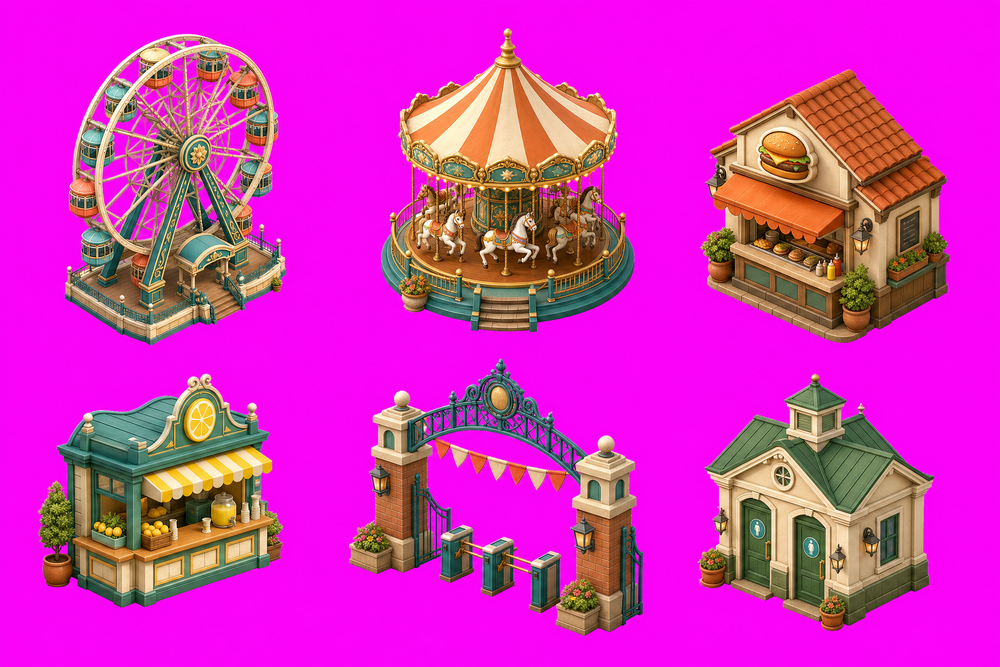
#> input picture art/atlas-buildings.png, 1000 x 667 px, shrunk from 2016 x 1344 before the run
$ python extract-assets.py ../art/atlas-buildings.png ../art/atlas-nature.png 5
#> lines starting #> are read from the running program, lines starting #| are printed output that depends on the picture
from PIL import Image
from pathlib import Path
import numpy as np
import sys
source=Path(sys.argv[1]); names=sys.argv[2].split(','); cols=int(sys.argv[3]) if len(sys.argv)>3 else 3; rows=(len(names)+cols-1)//cols
im=Image.open(source).convert('RGBA'); w,h=im.size
#> after `w, h = im.size`: w = 1000; h = 667
for i,name in enumerate(names):
 if name=='skip': continue
 cell=im.crop((round(i%cols*w/cols), round(i//cols*h/rows), round((i%cols+1)*w/cols), round((i//cols+1)*h/rows)))
 a=np.array(cell); rgb=a[:,:,:3].astype(float); r,g,b=rgb[:,:,0],rgb[:,:,1],rgb[:,:,2]
 mask=(r>g*1.3+20)&(b>g*1.3+20)&(r>100)&(b>95)
 a[:,:,3][mask]=0
 # Remove residual chroma on antialiased boundary pixels only.
 edge=(r-g>35)&(b-g>35)&(~mask)
 a[:,:,0][edge]=np.minimum(a[:,:,0][edge],a[:,:,1][edge]+25)
 a[:,:,2][edge]=np.minimum(a[:,:,2][edge],a[:,:,1][edge]+25)
 out=Image.fromarray(a); box=out.getbbox()
 if box: out=out.crop(box)
 out.save(Path('public/assets')/(name+'.png'),optimize=True)
 print(name,out.size)
#> this loop made 1 pass
#> box on pass 1: (38, 34, 200, 607)
#> pass 1, `cell=im.crop((round(i%cols*w/cols), round(i//cols*h/rows), round((i%co..`:
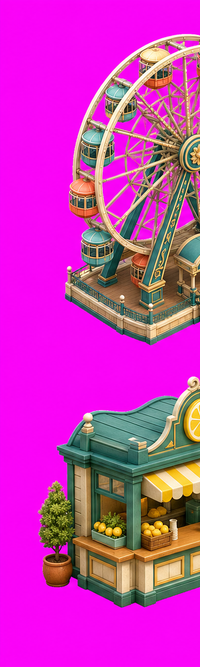
#> cell: PIL image 200x667 RGBA; mean R, G, B, A 201.9, 54.7, 182.1, 255
#> pass 1, `r, g, b = (rgb[:, :, 0], rgb[:, :, 1], rgb[:, :, 2])`:
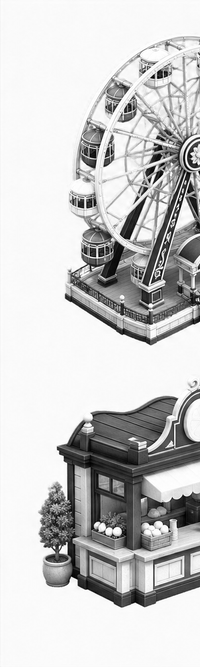
#> r: shape (667, 200) float64; min 0, max 255, mean 201.9
#> pass 1, `r, g, b = (rgb[:, :, 0], rgb[:, :, 1], rgb[:, :, 2])`:
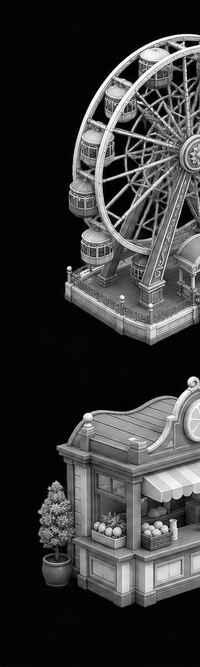
#> g: shape (667, 200) float64; min 0, max 255, mean 54.7
#> after the loop:
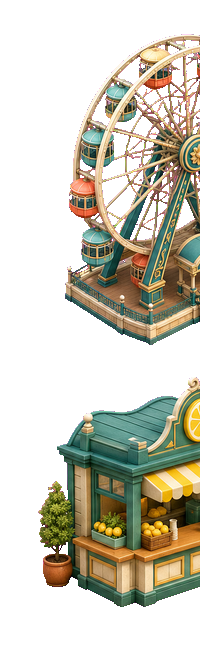
#> a: shape (667, 200, 4); mean R, G, B, A 201.8, 54.7, 182, 103.6; transparent parts drawn white
#> after the loop:
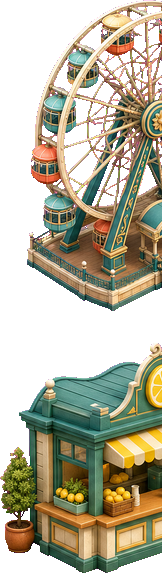
#> out: PIL image 162x573 RGBA; mean R, G, B, A 180.6, 77.1, 153.3, 148.9; transparent parts drawn white
